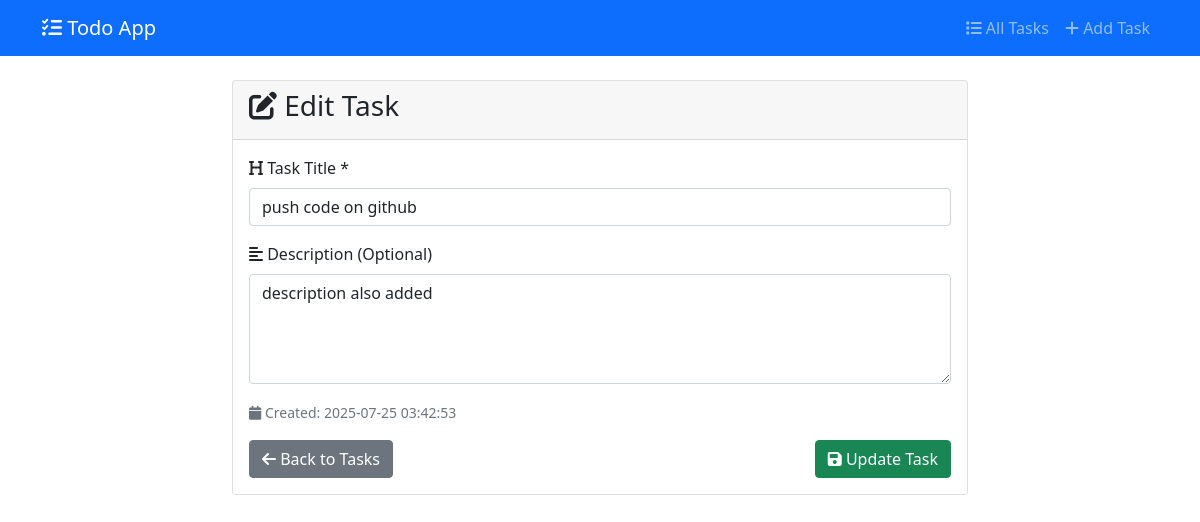
Page /edit/2 on the committed database.
### tables this page shows
CREATE TABLE tasks (
            id INTEGER PRIMARY KEY AUTOINCREMENT,
            title TEXT NOT NULL,
            description TEXT,
            completed BOOLEAN NOT NULL DEFAULT 0,
            created_at TIMESTAMP DEFAULT CURRENT_TIMESTAMP
        );

### app.py (the view, shortened to what this page needs)
@app.route('/edit/<int:task_id>', methods=['GET', 'POST'])
def edit_task(task_id):
    conn = get_db_connection()
    task = conn.execute('SELECT * FROM tasks WHERE id = ?', (task_id,)).fetchone()
    if not task:
        flash('Task not found!', 'error')
        return redirect(url_for('index'))
    conn.close()
    return render_template('edit_task.html', task=task)

### app.py (called while the page is built)
def get_db_connection():
    conn = sqlite3.connect(DATABASE)
    conn.row_factory = sqlite3.Row
    return conn

### templates/edit_task.html (shortened to what this page needs)
{% extends "base.html" %}
{% block content %}
    <div class="row justify-content-center">
        <div class="col-md-8">
            <div class="card">
                <div class="card-header">
                    <h3><i class="fas fa-edit"></i> Edit Task</h3>
                </div>
                <div class="card-body">
                    <form method="POST">
                        <div class="mb-3">
                            <label for="title" class="form-label">
                                <i class="fas fa-heading"></i> Task Title *
                            </label>
                            <input type="text"
                                   class="form-control"
                                   id="title"
                                   name="title"
                                   value="{{ task.title }}"
                                   placeholder="Enter task title..."
                                   required>
                        </div>
                        <div class="mb-3">
                            <label for="description" class="form-label">
                                <i class="fas fa-align-left"></i> Description (Optional)
                            </label>
                            <textarea class="form-control"
                                      id="description"
                                      name="description"
                                      rows="4"
                                      placeholder="Enter task description...">{{ task.description or '' }}</textarea>
                        </div>
                        <div class="mb-3">
                            <small class="text-muted">
                                <i class="fas fa-calendar"></i>
                                Created: {{ task.created_at }}
                            </small>
                        </div>
                        <div class="d-flex justify-content-between">
                            <a href="{{ url_for('index') }}" class="btn btn-secondary">
                                <i class="fas fa-arrow-left"></i> Back to Tasks
                            </a>
                            <button type="submit" class="btn btn-success">
                                <i class="fas fa-save"></i> Update Task
                            </button>
                        </div>
                    </form>
                </div>
            </div>
        </div>
    </div>
{% endblock %}

### rows in the picture
tasks: title "push code on github", description "description also added", created_at "2025-07-25 03:42:53"
